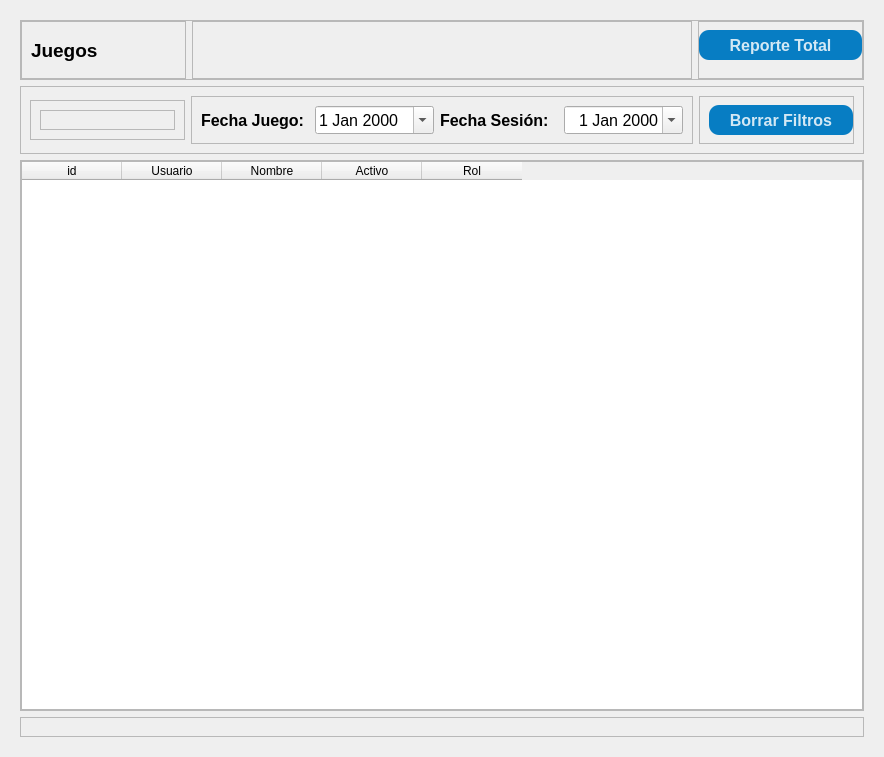
<?xml version="1.0" encoding="UTF-8"?>
<ui version="4.0">
 <class>Form</class>
 <widget class="QWidget" name="Form">
  <property name="geometry">
   <rect>
    <x>0</x>
    <y>0</y>
    <width>884</width>
    <height>757</height>
   </rect>
  </property>
  <property name="sizePolicy">
   <sizepolicy hsizetype="Preferred" vsizetype="Preferred">
    <horstretch>0</horstretch>
    <verstretch>0</verstretch>
   </sizepolicy>
  </property>
  <property name="windowTitle">
   <string>Form</string>
  </property>
  <layout class="QVBoxLayout" name="verticalLayout_5">
   <item>
    <widget class="QWidget" name="widget" native="true">
     <layout class="QVBoxLayout" name="verticalLayout_2">
      <item>
       <widget class="QFrame" name="frame">
        <property name="sizePolicy">
         <sizepolicy hsizetype="Preferred" vsizetype="Expanding">
          <horstretch>0</horstretch>
          <verstretch>0</verstretch>
         </sizepolicy>
        </property>
        <property name="minimumSize">
         <size>
          <width>0</width>
          <height>48</height>
         </size>
        </property>
        <property name="maximumSize">
         <size>
          <width>16777215</width>
          <height>60</height>
         </size>
        </property>
        <property name="font">
         <font>
          <pointsize>12</pointsize>
          <bold>true</bold>
         </font>
        </property>
        <property name="layoutDirection">
         <enum>Qt::LeftToRight</enum>
        </property>
        <property name="frameShape">
         <enum>QFrame::StyledPanel</enum>
        </property>
        <property name="frameShadow">
         <enum>QFrame::Raised</enum>
        </property>
        <layout class="QHBoxLayout" name="horizontalLayout_5">
         <property name="leftMargin">
          <number>0</number>
         </property>
         <property name="topMargin">
          <number>0</number>
         </property>
         <property name="rightMargin">
          <number>0</number>
         </property>
         <property name="bottomMargin">
          <number>0</number>
         </property>
         <item>
          <widget class="QFrame" name="frame_6">
           <property name="frameShape">
            <enum>QFrame::StyledPanel</enum>
           </property>
           <property name="frameShadow">
            <enum>QFrame::Raised</enum>
           </property>
           <layout class="QVBoxLayout" name="verticalLayout_3">
            <item>
             <widget class="QLabel" name="label">
              <property name="font">
               <font>
                <pointsize>14</pointsize>
                <bold>true</bold>
               </font>
              </property>
              <property name="text">
               <string>Juegos</string>
              </property>
             </widget>
            </item>
           </layout>
          </widget>
         </item>
         <item>
          <widget class="QFrame" name="frame_7">
           <property name="maximumSize">
            <size>
             <width>500</width>
             <height>16777215</height>
            </size>
           </property>
           <property name="frameShape">
            <enum>QFrame::StyledPanel</enum>
           </property>
           <property name="frameShadow">
            <enum>QFrame::Raised</enum>
           </property>
           <layout class="QHBoxLayout" name="horizontalLayout_4">
            <item>
             <spacer name="horizontalSpacer">
              <property name="font">
               <font>
                <pointsize>12</pointsize>
                <bold>true</bold>
               </font>
              </property>
              <property name="orientation">
               <enum>Qt::Horizontal</enum>
              </property>
              <property name="sizeHint" stdset="0">
               <size>
                <width>477</width>
                <height>17</height>
               </size>
              </property>
             </spacer>
            </item>
           </layout>
          </widget>
         </item>
         <item>
          <widget class="QFrame" name="frame_2">
           <property name="maximumSize">
            <size>
             <width>300</width>
             <height>16777215</height>
            </size>
           </property>
           <property name="frameShape">
            <enum>QFrame::StyledPanel</enum>
           </property>
           <property name="frameShadow">
            <enum>QFrame::Raised</enum>
           </property>
           <layout class="QHBoxLayout" name="horizontalLayout">
            <property name="leftMargin">
             <number>0</number>
            </property>
            <property name="topMargin">
             <number>0</number>
            </property>
            <property name="rightMargin">
             <number>0</number>
            </property>
            <item>
             <widget class="QPushButton" name="pushButton_2">
              <property name="maximumSize">
               <size>
                <width>500</width>
                <height>30</height>
               </size>
              </property>
              <property name="font">
               <font>
                <pointsize>12</pointsize>
                <bold>true</bold>
               </font>
              </property>
              <property name="styleSheet">
               <string notr="true">QPushButton{

		background-color: rgb(7, 125, 195);
	color:rgba(255, 255, 255, 210);
	border-radius:10px;
}

QPushButton:hover{
		background-color: rgb(9, 164, 253);
}

QPushButton:pressed{
	padding-left:5px;
	padding-top:5px;
	background-color:rgba(150, 123, 111, 255);
}</string>
              </property>
              <property name="text">
               <string>Reporte Total</string>
              </property>
             </widget>
            </item>
           </layout>
          </widget>
         </item>
        </layout>
       </widget>
      </item>
      <item>
       <widget class="QFrame" name="frame_4">
        <property name="frameShape">
         <enum>QFrame::StyledPanel</enum>
        </property>
        <property name="frameShadow">
         <enum>QFrame::Raised</enum>
        </property>
        <layout class="QHBoxLayout" name="horizontalLayout_8">
         <item>
          <widget class="QFrame" name="frame_9">
           <property name="maximumSize">
            <size>
             <width>200</width>
             <height>40</height>
            </size>
           </property>
           <property name="frameShape">
            <enum>QFrame::StyledPanel</enum>
           </property>
           <property name="frameShadow">
            <enum>QFrame::Raised</enum>
           </property>
           <layout class="QHBoxLayout" name="horizontalLayout_3">
            <item>
             <widget class="QFrame" name="frame_10">
              <property name="frameShape">
               <enum>QFrame::StyledPanel</enum>
              </property>
              <property name="frameShadow">
               <enum>QFrame::Raised</enum>
              </property>
             </widget>
            </item>
           </layout>
          </widget>
         </item>
         <item>
          <widget class="QFrame" name="frame_5">
           <property name="frameShape">
            <enum>QFrame::StyledPanel</enum>
           </property>
           <property name="frameShadow">
            <enum>QFrame::Raised</enum>
           </property>
           <layout class="QHBoxLayout" name="horizontalLayout_6">
            <item>
             <widget class="QLabel" name="fechaJuego">
              <property name="font">
               <font>
                <pointsize>12</pointsize>
                <bold>true</bold>
               </font>
              </property>
              <property name="text">
               <string>Fecha Juego: </string>
              </property>
             </widget>
            </item>
            <item>
             <widget class="QDateEdit" name="dateEdit_2">
              <property name="font">
               <font>
                <pointsize>12</pointsize>
                <bold>false</bold>
               </font>
              </property>
              <property name="calendarPopup">
               <bool>true</bool>
              </property>
             </widget>
            </item>
            <item>
             <widget class="QLabel" name="fechaSesion">
              <property name="font">
               <font>
                <pointsize>12</pointsize>
                <bold>true</bold>
               </font>
              </property>
              <property name="text">
               <string>Fecha Sesión:  </string>
              </property>
             </widget>
            </item>
            <item>
             <widget class="QDateEdit" name="dateEdit">
              <property name="font">
               <font>
                <pointsize>12</pointsize>
               </font>
              </property>
              <property name="alignment">
               <set>Qt::AlignRight|Qt::AlignTrailing|Qt::AlignVCenter</set>
              </property>
              <property name="calendarPopup">
               <bool>true</bool>
              </property>
             </widget>
            </item>
           </layout>
          </widget>
         </item>
         <item>
          <widget class="QFrame" name="frame_8">
           <property name="frameShape">
            <enum>QFrame::StyledPanel</enum>
           </property>
           <property name="frameShadow">
            <enum>QFrame::Raised</enum>
           </property>
           <layout class="QHBoxLayout" name="horizontalLayout_7">
            <property name="spacing">
             <number>0</number>
            </property>
            <property name="topMargin">
             <number>0</number>
            </property>
            <property name="rightMargin">
             <number>0</number>
            </property>
            <property name="bottomMargin">
             <number>0</number>
            </property>
            <item>
             <widget class="QPushButton" name="pushButton">
              <property name="maximumSize">
               <size>
                <width>200</width>
                <height>30</height>
               </size>
              </property>
              <property name="font">
               <font>
                <pointsize>12</pointsize>
                <bold>true</bold>
               </font>
              </property>
              <property name="styleSheet">
               <string notr="true">QPushButton{

		background-color: rgb(7, 125, 195);
	color:rgba(255, 255, 255, 210);
	border-radius:10px;
}

QPushButton:hover{
		background-color: rgb(9, 164, 253);
}

QPushButton:pressed{
	padding-left:5px;
	padding-top:5px;
	
	background-color: rgb(255, 0, 0);
}</string>
              </property>
              <property name="text">
               <string>Borrar Filtros</string>
              </property>
             </widget>
            </item>
           </layout>
          </widget>
         </item>
        </layout>
       </widget>
      </item>
      <item>
       <widget class="QFrame" name="frame_3">
        <property name="sizePolicy">
         <sizepolicy hsizetype="Expanding" vsizetype="Expanding">
          <horstretch>0</horstretch>
          <verstretch>0</verstretch>
         </sizepolicy>
        </property>
        <property name="frameShape">
         <enum>QFrame::StyledPanel</enum>
        </property>
        <property name="frameShadow">
         <enum>QFrame::Raised</enum>
        </property>
        <layout class="QVBoxLayout" name="verticalLayout">
         <property name="leftMargin">
          <number>0</number>
         </property>
         <property name="topMargin">
          <number>0</number>
         </property>
         <property name="rightMargin">
          <number>0</number>
         </property>
         <property name="bottomMargin">
          <number>0</number>
         </property>
         <item>
          <widget class="QTableWidget" name="tabla_usuarios">
           <property name="maximumSize">
            <size>
             <width>16777215</width>
             <height>600</height>
            </size>
           </property>
           <property name="cursor" stdset="0">
            <cursorShape>ArrowCursor</cursorShape>
           </property>
           <property name="focusPolicy">
            <enum>Qt::TabFocus</enum>
           </property>
           <property name="tabKeyNavigation">
            <bool>false</bool>
           </property>
           <column>
            <property name="text">
             <string>id</string>
            </property>
           </column>
           <column>
            <property name="text">
             <string>Usuario</string>
            </property>
           </column>
           <column>
            <property name="text">
             <string>Nombre</string>
            </property>
           </column>
           <column>
            <property name="text">
             <string>Activo</string>
            </property>
           </column>
           <column>
            <property name="text">
             <string>Rol</string>
            </property>
           </column>
          </widget>
         </item>
        </layout>
       </widget>
      </item>
      <item>
       <widget class="QFrame" name="frame_11">
        <property name="maximumSize">
         <size>
          <width>16777215</width>
          <height>300</height>
         </size>
        </property>
        <property name="frameShape">
         <enum>QFrame::StyledPanel</enum>
        </property>
        <property name="frameShadow">
         <enum>QFrame::Raised</enum>
        </property>
        <layout class="QVBoxLayout" name="verticalLayout_4"/>
       </widget>
      </item>
     </layout>
    </widget>
   </item>
  </layout>
 </widget>
 <resources>
  <include location="../recursos.qrc"/>
  <include location="../BoleraHolguin/resources.qrc"/>
 </resources>
 <connections/>
</ui>
